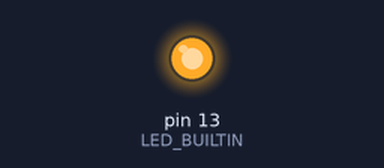
Recording of a sketch running on a simulated Arduino Uno, built with avr-gcc and run on an emulated ATmega328P. Parts: output pins drawn as LEDs (lit = HIGH).

Above: at 1.0 s.
At 5.5 s:
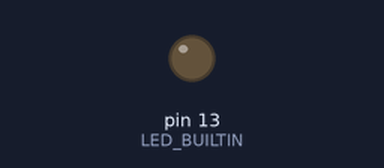
Timing chart, 0 to 6.9 s (numbered marks = the images above):
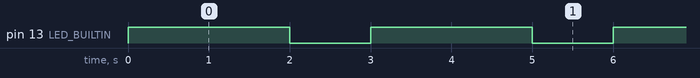

The sketch:

blinking-led.ino
```cpp
// C++ code
//
void setup()
{
  pinMode(13, OUTPUT);
  pinMode(LED_BUILTIN, OUTPUT);
}

void loop()
{
  digitalWrite(13, HIGH);
  delay(1000); // Wait for 1000 millisecond(s)
  digitalWrite(13, LOW);

  digitalWrite(LED_BUILTIN, HIGH);
  delay(1000); // Wait for 1000 millisecond(s)
  digitalWrite(LED_BUILTIN, LOW);
  delay(1000); // Wait for 1000 millisecond(s)
}
```

Measured:
- by itself, pin 13 (LED_BUILTIN): alternates HIGH for 2.0 s and LOW for 1.0 s
